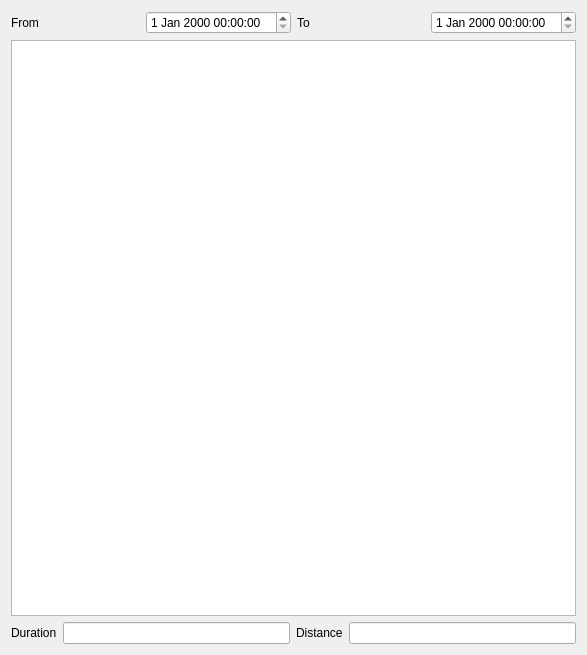
<?xml version="1.0" encoding="UTF-8"?>
<ui version="4.0">
 <class>InfoPanel</class>
 <widget class="QWidget" name="InfoPanel">
  <property name="geometry">
   <rect>
    <x>0</x>
    <y>0</y>
    <width>587</width>
    <height>655</height>
   </rect>
  </property>
  <property name="windowTitle">
   <string>Form</string>
  </property>
  <layout class="QVBoxLayout" name="verticalLayout_2">
   <item>
    <layout class="QVBoxLayout" name="verticalLayout">
     <item>
      <layout class="QHBoxLayout" name="horizontalLayout_2">
       <item>
        <widget class="QLabel" name="label_3">
         <property name="text">
          <string>From</string>
         </property>
        </widget>
       </item>
       <item>
        <widget class="QDateTimeEdit" name="dtstart"/>
       </item>
       <item>
        <widget class="QLabel" name="label_4">
         <property name="text">
          <string>To</string>
         </property>
        </widget>
       </item>
       <item>
        <widget class="QDateTimeEdit" name="dtend"/>
       </item>
      </layout>
     </item>
     <item>
      <widget class="QTableView" name="view"/>
     </item>
     <item>
      <layout class="QHBoxLayout" name="horizontalLayout">
       <item>
        <widget class="QLabel" name="label">
         <property name="text">
          <string>Duration</string>
         </property>
        </widget>
       </item>
       <item>
        <widget class="QLineEdit" name="duration">
         <property name="readOnly">
          <bool>true</bool>
         </property>
        </widget>
       </item>
       <item>
        <widget class="QLabel" name="label_2">
         <property name="text">
          <string>Distance</string>
         </property>
        </widget>
       </item>
       <item>
        <widget class="QLineEdit" name="distance">
         <property name="readOnly">
          <bool>true</bool>
         </property>
        </widget>
       </item>
      </layout>
     </item>
    </layout>
   </item>
  </layout>
 </widget>
 <resources/>
 <connections/>
</ui>
